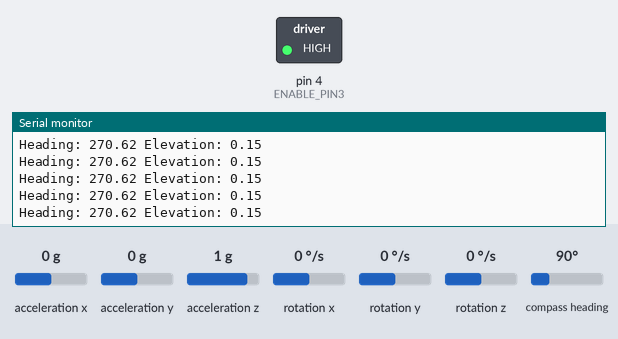
The sketch below on a simulated Arduino Uno, built with avr-gcc and run on an emulated ATmega328P. Parts: switched loads named in the sketch (green lamp = pin HIGH), the last lines printed to the serial monitor. Wiring (inferred from the names in the program): HMC5883L compass at I2C address 0x1E; MPU-6050 motion sensor at I2C address 0x68. Inputs (shaded band) come from the test bench; at power-on: acceleration z 1 g, acceleration x 0 g, acceleration y 0 g, rotation x 0 °/s, rotation y 0 °/s, rotation z 0 °/s, compass heading 90°.

Above: at 4.4 s.
4.5 s: acceleration z set to 0.1 g
At 5.2 s:
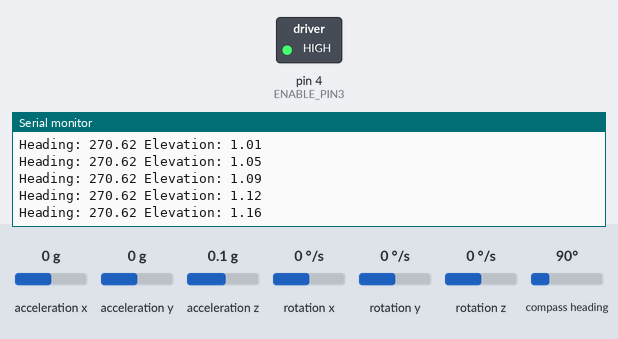
6.0 s: acceleration z set to -0.2 g
At 6.5 s:
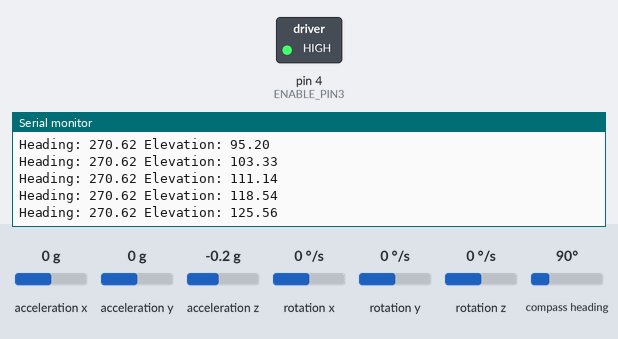
Timing chart, 0 to 9.0 s (numbered marks = the images above; inputs shaded):
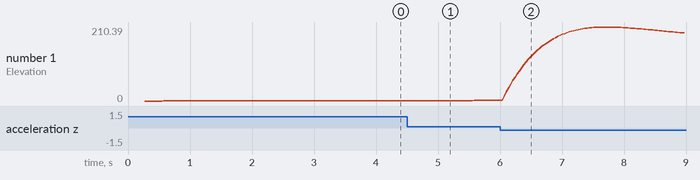

The sketch:

ALL-CODE-ATTEMPT1.ino
```cpp
#include <Wire.h>
#include <math.h>
#include <AccelStepper.h>

// --- Addresses ---
#define HMC5883L_ADDR 0x1E
#define MPU6050_ADDR 0x68
#define DECLINATION_ANGLE 0.6167

// --- Stepper Pins ---
#define DIR_PIN1 5
#define STEP_PIN1 6
#define DIR_PIN2 7
#define STEP_PIN2 8
#define DIR_PIN3 2
#define STEP_PIN3 3
#define ENABLE_PIN3 4

// --- Stepper Settings ---
#define STEPS_PER_REV_DM556 3200
#define STEPS_PER_REV_TMC2208 1600

// --- Gear Ratios ---
#define GEAR_INPUT_1 13
#define GEAR_OUTPUT_1 79
#define GEAR_INPUT_2 22
#define GEAR_OUTPUT_2 120
#define GEAR_INPUT_3 16
#define GEAR_OUTPUT_3 102

AccelStepper stepper1(AccelStepper::DRIVER, STEP_PIN1, DIR_PIN1);
AccelStepper stepper2(AccelStepper::DRIVER, STEP_PIN2, DIR_PIN2);
AccelStepper stepper3(AccelStepper::DRIVER, STEP_PIN3, DIR_PIN3);

// --- Kalman Filter Struct ---
typedef struct {
  float Q_angle;
  float Q_bias;
  float R_measure;
  float angle;
  float bias;
  float rate;
  float P[2][2];
} Kalman;

Kalman kalmanRoll, kalmanPitch;

// --- Sensor Values ---
float AccX, AccY, AccZ;
float GyroX, GyroY, GyroZ;
float AngleRoll, AnglePitch;
unsigned long lastTime;
float dt;

int16_t x, y, z;

// --- Stepper Position Tracking ---
float currentHeading = 0;
float currentElevation = 0;

// --- State ---
bool isRunning = false;

void setup() {
  Serial.begin(9600);
  Wire.begin();
  Wire.setClock(400000);
  delay(250);

  pinMode(ENABLE_PIN3, OUTPUT);
  digitalWrite(ENABLE_PIN3, HIGH);

  stepper1.setMaxSpeed(1000);
  stepper1.setAcceleration(500);
  stepper2.setMaxSpeed(1000);
  stepper2.setAcceleration(500);
  stepper3.setMaxSpeed(1000);
  stepper3.setAcceleration(500);

  Wire.beginTransmission(HMC5883L_ADDR);
  Wire.write(0x00);
  Wire.write(0x18);
  Wire.endTransmission();

  Wire.beginTransmission(HMC5883L_ADDR);
  Wire.write(0x01);
  Wire.write(0xA0);
  Wire.endTransmission();

  Wire.beginTransmission(HMC5883L_ADDR);
  Wire.write(0x02);
  Wire.write(0x00);
  Wire.endTransmission();

  Wire.beginTransmission(MPU6050_ADDR);
  Wire.write(0x6B);
  Wire.write(0x00);
  Wire.endTransmission();

  Wire.beginTransmission(MPU6050_ADDR);
  Wire.write(0x1C);
  Wire.write(0x00);
  Wire.endTransmission();

  Wire.beginTransmission(MPU6050_ADDR);
  Wire.write(0x1B);
  Wire.write(0x08);
  Wire.endTransmission();

  kalmanRoll = {0.001, 0.003, 0.03, 0, 0, 0, {{0, 0}, {0, 0}}};
  kalmanPitch = kalmanRoll;
  lastTime = micros();

  Serial.println("System ready.");
}

void loop() {
  readMPU6050();

  unsigned long now = micros();
  dt = (now - lastTime) / 1000000.0;
  lastTime = now;

  float gyroXrate = GyroX / 65.5;
  float gyroYrate = GyroY / 65.5;

  float accRoll = atan2(AccY, AccZ) * 180.0 / PI;
  float accPitch = atan2(-AccX, sqrt(AccY * AccY + AccZ * AccZ)) * 180.0 / PI;

  AngleRoll = kalmanUpdate(&kalmanRoll, accRoll, gyroXrate, dt);
  AnglePitch = kalmanUpdate(&kalmanPitch, accPitch, gyroYrate, dt);

  readHMC5883L();

  float heading = calculateHeadingYForward(x, y);
  heading += DECLINATION_ANGLE;
  if (heading < 0) heading += 360.0;
  if (heading >= 360.0) heading -= 360.0;

  Serial.print("Heading: "); Serial.print(heading);
  Serial.print(" Elevation: "); Serial.println(AngleRoll);

  handleSerial();

  stepper1.run();
  stepper2.run();
  stepper3.run();
}

float kalmanUpdate(Kalman* kf, float newAngle, float newRate, float dt) {
  kf->rate = newRate - kf->bias;
  kf->angle += dt * kf->rate;
  kf->P[0][0] += dt * (dt * kf->P[1][1] - kf->P[0][1] - kf->P[1][0] + kf->Q_angle);
  kf->P[0][1] -= dt * kf->P[1][1];
  kf->P[1][0] -= dt * kf->P[1][1];
  kf->P[1][1] += kf->Q_bias * dt;
  float y = newAngle - kf->angle;
  float S = kf->P[0][0] + kf->R_measure;
  float K0 = kf->P[0][0] / S;
  float K1 = kf->P[1][0] / S;
  kf->angle += K0 * y;
  kf->bias += K1 * y;
  float P00_temp = kf->P[0][0];
  float P01_temp = kf->P[0][1];
  kf->P[0][0] -= K0 * P00_temp;
  kf->P[0][1] -= K0 * P01_temp;
  kf->P[1][0] -= K1 * P00_temp;
  kf->P[1][1] -= K1 * P01_temp;
  return kf->angle;
}

void readMPU6050() {
  Wire.beginTransmission(MPU6050_ADDR);
  Wire.write(0x3B);
  Wire.endTransmission();
  Wire.requestFrom(MPU6050_ADDR, 14);

  int16_t rawAccX = Wire.read() << 8 | Wire.read();
  int16_t rawAccY = Wire.read() << 8 | Wire.read();
  int16_t rawAccZ = Wire.read() << 8 | Wire.read();
  Wire.read(); Wire.read();
  int16_t rawGyroX = Wire.read() << 8 | Wire.read();
  int16_t rawGyroY = Wire.read() << 8 | Wire.read();
  int16_t rawGyroZ = Wire.read() << 8 | Wire.read();

  AccX = (float)rawAccX / 4096.0 - 0.07;
  AccY = (float)rawAccY / 4096.0 + 0.01;
  AccZ = (float)rawAccZ / 4096.0 + 0.03;
  GyroX = (float)rawGyroX;
  GyroY = (float)rawGyroY;
  GyroZ = (float)rawGyroZ;
}

void readHMC5883L() {
  Wire.beginTransmission(HMC5883L_ADDR);
  Wire.write(0x03);
  Wire.endTransmission();
  Wire.requestFrom(HMC5883L_ADDR, 6);
  if (Wire.available() == 6) {
    x = Wire.read() << 8 | Wire.read();
    z = Wire.read() << 8 | Wire.read();
    y = Wire.read() << 8 | Wire.read();
  }
}

float calculateHeadingYForward(int16_t x, int16_t y) {
  float heading = atan2((float)y, (float)x) * (180.0 / PI);
  heading -= 180.0;
  if (heading < 0) heading += 360.0;
  return heading;
}

void moveDegrees(int motor, float degrees) {
  float ratio = 1.0;
  int stepsPerRev = 0;

  switch (motor) {
    case 1:
      ratio = (float)GEAR_OUTPUT_1 / GEAR_INPUT_1;
      stepsPerRev = STEPS_PER_REV_DM556;
      break;
    case 2:
      ratio = (float)GEAR_OUTPUT_2 / GEAR_INPUT_2;
      stepsPerRev = STEPS_PER_REV_DM556;
      break;
    case 3:
      ratio = (float)GEAR_OUTPUT_3 / GEAR_INPUT_3;
      stepsPerRev = STEPS_PER_REV_TMC2208;
      digitalWrite(ENABLE_PIN3, LOW);
      break;
  }

  long steps = (degrees / 360.0) * ratio * stepsPerRev;

  switch (motor) {
    case 1: stepper1.move(steps); break;
    case 2: stepper2.move(steps); break;
    case 3: stepper3.move(steps); break;
  }
}

void moveToTarget(int motor, float targetDegree, float& currentDegree) {
  float ratio = 1.0;
  int stepsPerRev = 0;
  switch (motor) {
    case 1: ratio = (float)GEAR_OUTPUT_1 / GEAR_INPUT_1; stepsPerRev = STEPS_PER_REV_DM556; break;
    case 2: ratio = (float)GEAR_OUTPUT_2 / GEAR_INPUT_2; stepsPerRev = STEPS_PER_REV_DM556; break;
    case 3: ratio = (float)GEAR_OUTPUT_3 / GEAR_INPUT_3; stepsPerRev = STEPS_PER_REV_TMC2208; digitalWrite(ENABLE_PIN3, LOW); break;
  }
  float delta = targetDegree - currentDegree;
  long steps = (delta / 360.0) * ratio * stepsPerRev;
  currentDegree = targetDegree;
  switch (motor) {
    case 1: stepper1.move(steps); break;
    case 2: stepper2.move(steps); break;
    case 3: stepper3.move(steps); break;
  }
}

void parseMoveCommand(String cmd) {
  cmd.trim();
  cmd.replace("  ", " ");
  int firstSpace = cmd.indexOf(' ');
  int secondSpace = cmd.indexOf(' ', firstSpace + 1);
  if (firstSpace == -1 || secondSpace == -1) return;
  int motor = cmd.substring(firstSpace + 1, secondSpace).toInt();
  float degrees = cmd.substring(secondSpace + 1).toFloat();
  if (motor < 1 || motor > 3) return;
  moveDegrees(motor, degrees);
}

void handleSerial() {
  if (!Serial.available()) return;
  String input = Serial.readStringUntil('\n');
  input.trim();

  if (input.startsWith("move")) {
    parseMoveCommand(input);
  } else {
    int separator = input.indexOf(',');
    if (separator != -1) {
      float targetHeading = input.substring(0, separator).toFloat();
      float targetElevation = input.substring(separator + 1).toFloat();
      moveToTarget(1, targetHeading, currentHeading);
      moveToTarget(2, targetElevation, currentElevation);
    }
  }
}
```

Measured:
- after the input at 4.5 s, the serial monitor: prints a new line after 0.09 s (image 1)
- after the input at 6.0 s, the serial monitor: prints a new line after 0.07 s (image 2)
- plotted number 1: 0.15 → 1.53 after the input at 4.5 s, 1.53 → 179.01 after the input at 6.0 s
